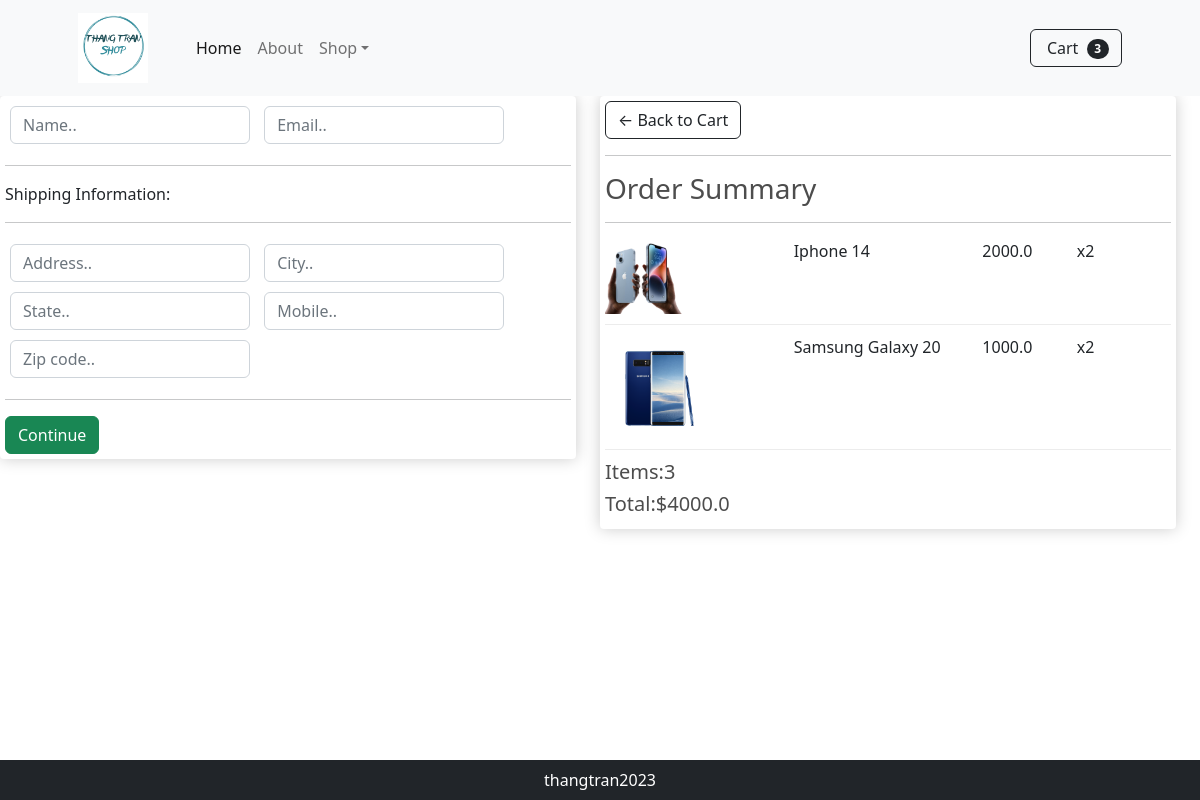
Screenshot of /checkout/ (signed in) with the database file from the repository.
### app/models.py (models this page shows, shortened)
class OrderItem(models.Model):
    product = models.ForeignKey(
        Product, on_delete=models.SET_NULL, blank=True, null=True
    )
    order = models.ForeignKey(Order, on_delete=models.SET_NULL, blank=True, null=True)
    quantity = models.IntegerField(default=0, null=True, blank=True)
    date_added = models.DateTimeField(auto_now_add=True)
    @property
    def get_total(self):
        total = self.product.price * self.quantity
        return total

class Product(models.Model):
    category = models.ManyToManyField(Category, related_name="product")
    name = models.CharField(max_length=200, null=True)
    price = models.FloatField()
    digital = models.BooleanField(default=False, null=True, blank=False)
    image = models.ImageField(null=True, blank=True)
    detail = models.TextField(null=True, blank=True)
    @property
    def ImageURL(self):
        try:
            url = self.image.url
        except:
            url = ""
        return url

class Order(models.Model):
    customer = models.ForeignKey(User, on_delete=models.SET_NULL, blank=True, null=True)
    date_order = models.DateTimeField(auto_now_add=True)
    complete = models.BooleanField(default=False, null=True, blank=False)
    transaction_id = models.CharField(max_length=200, null=True)
    @property
    def get_cart_items(self):
        orderitems = self.orderitem_set.all()
        total = sum([item.quantity for item in orderitems])
        return total
    @property
    def get_cart_total(self):
        orderitems = self.orderitem_set.all()
        total = sum([item.get_total for item in orderitems])
        return total

### app/views.py (the view)
# urls.py: path("checkout/", views.checkout, name="checkout"),
def checkout(request):
    if request.user.is_authenticated:
        customer = request.user
        order, created = Order.objects.get_or_create(customer=customer, complete=False)
        items = order.orderitem_set.all()
        cartItems = order.get_cart_items
        user_not_login = "hidden"
        user_login = "show"
    else:
        items = []
        order = {"get_cart_items": 0, "get_cart_total": 0}
        cartItems = order["get_cart_items"]
        user_not_login = "show"
        user_login = "hidden"
    categories = Category.objects.filter(is_sub=False)
    context = {
        "items": items,
        "order": order,
        "cartItems": cartItems,
        "user_not_login": user_not_login,
        "user_login": user_login,
        "categories": categories,
    }
    return render(request, "app/checkout.html", context)

### app/templates/app/checkout.html (shortened to what this page needs)
{% extends 'app/base.html' %}
{% load static %}
{% block content_checkout %}
     <div class="row" style="width: 100%">
		<div class="col-lg-6">
			<div class="box-element" id="form-wrapper">
				<form id="form">
					<div id="user-info">
						<div class="form-field">
							<input required class="form-control" type="text" name="name" placeholder="Name..">
						</div>
						<div class="form-field">
							<input required class="form-control" type="email" name="email" placeholder="Email..">
						</div>
					</div>
					<div id="shipping-info">
						<hr>
						<p>Shipping Information:</p>
						<hr>
						<div class="form-field">
							<input class="form-control" type="text" name="address" placeholder="Address..">
						</div>
						<div class="form-field">
							<input class="form-control" type="text" name="city" placeholder="City..">
						</div>
						<div class="form-field">
							<input class="form-control" type="text" name="state" placeholder="State..">
						</div>
						<div class="form-field">
							<input class="form-control" type="text" name="mobile" placeholder="Mobile..">
						</div>
						<div class="form-field">
							<input class="form-control" type="text" name="country" placeholder="Zip code..">
						</div>
					</div>
					<hr>
					<input id="form-button" class="btn btn-success btn-block" type="submit" value="Continue">
				</form>
			</div>
			<br>
		</div>
		<div class="col-lg-6">
			<div class="box-element">
				<a  class="btn btn-outline-dark" href="{% url 'cart' %}">&#x2190; Back to Cart</a>
				<hr>
				<h3>Order Summary</h3>
				<hr>
				{% for item in items %}
				<div class="cart-row">
					<div style="flex:2"><img class="row-image" src="{{item.product.ImageURL}}"></div>
					<div style="flex:2"><p>{{item.product.name}}</p></div>
					<div style="flex:1"><p>{{item.product.price}}</p></div>
					<div style="flex:1"><p>x2</p></div>
				</div>
				{% endfor %}
				<h5>Items:{{order.get_cart_items}}</h5>
				<h5>Total:${{order.get_cart_total}}   </h5>
			</div>
		</div>
	</div>
{% endblock content_checkout %}

### app/static/app/css/main.css (style rules this page uses)
body { background-color: hsl(0, 0%, 98%); }
h1, h2, h3, h4, h5, h6 { color: hsl(0, 0%, 30%); }
.box-element { box-shadow: hsl(0, 0%, 80%) 0 0 16px; background-color: #fff; border-radius: 4px; padding: 5px; }
.col-lg-3, .col-lg-4, .col-lg-6, .col-lg-8, .col-lg-12 { margin-top: 10px; }
.btn { border-radius: 0; }
.row-image { width: 100px; }
.form-field { width: 250px; display: inline-block; padding: 5px; }
.cart-row { display: flex; align-items: flex-stretch; padding-bottom: 10px; margin-bottom: 10px; border-bottom: 1px solid #ececec; }

### rows the page displays
OrderItem: product.ImageURL (picture), product.name "Iphone 14", product.price "2000.0"
OrderItem: product.ImageURL (picture), product.name "Samsung Galaxy 20", product.price "1000.0"
Order: get_cart_items "3", get_cart_total "4000.0"

### other values shown
{{ cartItems }} "3"
